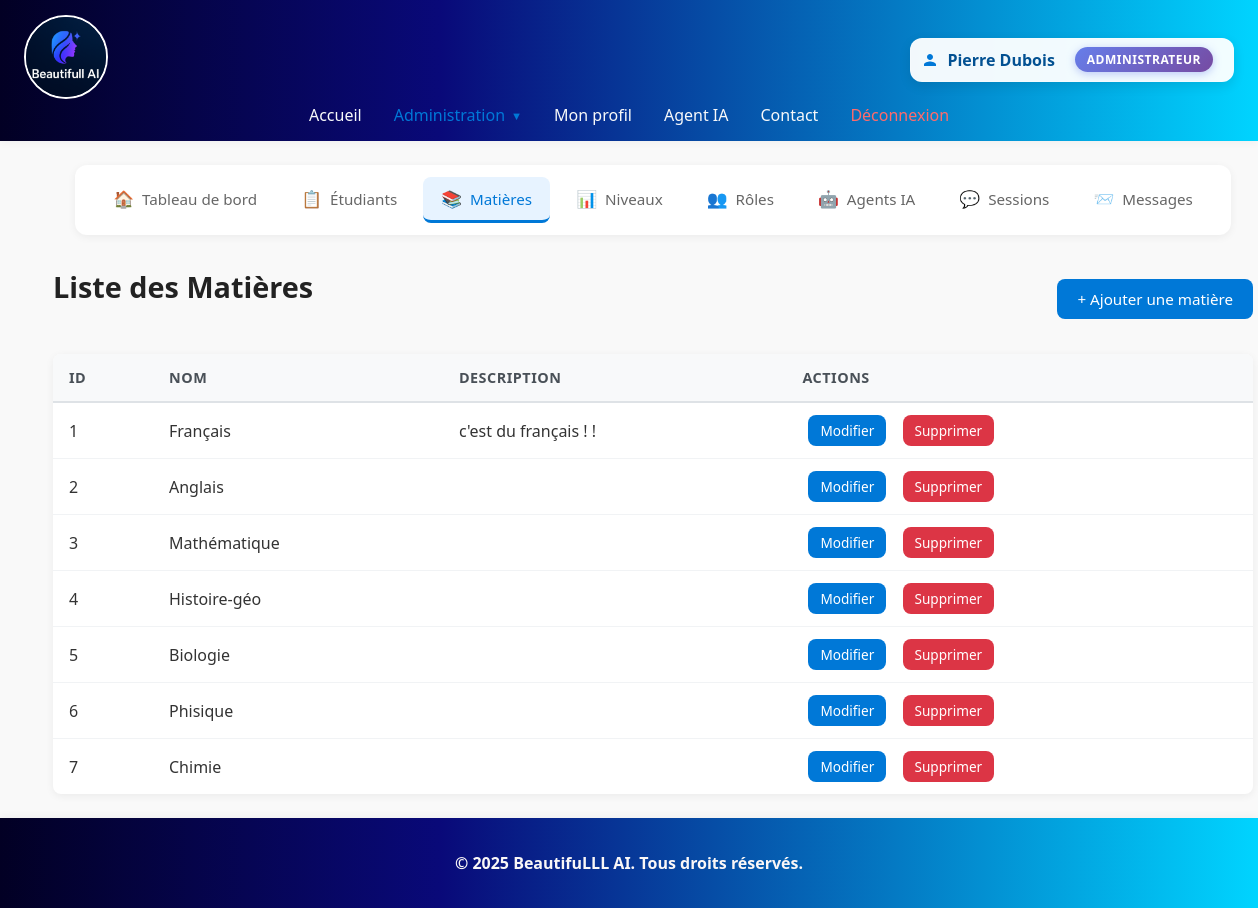
Before: /index.php?action=matiere_list (signed in) with the older database file.
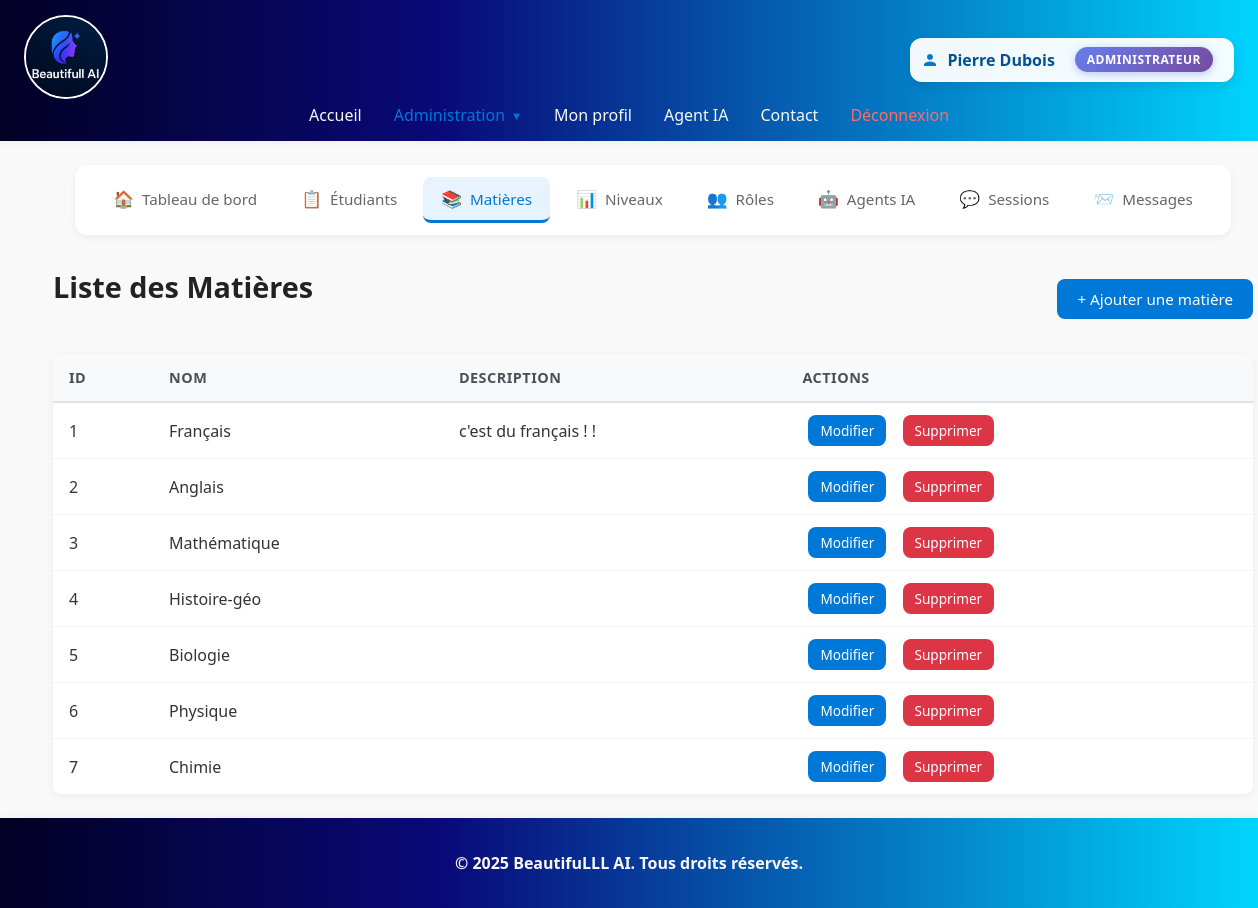
After: the same page with the newer database file.
### tables this page shows
CREATE TABLE IF NOT EXISTS `matieres` (
  `id_matieres` int NOT NULL AUTO_INCREMENT,
  `nom_matieres` varchar(50) NOT NULL,
  `description_matiere` text,
  PRIMARY KEY (`id_matieres`)
);

### php-crud/model/matieres.php (called while the page is built, shortened)
<?php
require_once __DIR__ . '/../config/Database.php';
class Matiere{
    private $conn;
    public function __construct(){
        $database = new Database();
        $this->conn = $database->connect();
    }
    public function read() {
        $sql = "SELECT * FROM matieres;";
        $stmt = $this->conn->prepare($sql);
        $stmt->execute();
        return $stmt->fetchAll(\PDO::FETCH_ASSOC);
    }
}
?>

### php-crud/config/Database.php (called while the page is built, shortened)
<?php
class Database
{
    private $host = '127.0.0.1';
    private $dbName = 'ia_educative';
    private $username = 'root';
    private $password = '';
    public function connect()
    {
        try {
            $this->connection = new PDO(
                "mysql:host={$this->host};dbname={$this->dbName}",
                $this->username,
                $this->password
            );
            $this->connection->setAttribute(PDO::ATTR_ERRMODE, PDO::ERRMODE_EXCEPTION);
            return $this->connection;
        } catch (PDOException $e) {
            die("Database connection failed: " . $e->getMessage());
        }
    }
}

### php-crud/controllers/MatiereController.php (called while the page is built, shortened)
<?php
require_once __DIR__ . '/../model/matieres.php';
class MatiereController
{
    public function getMatiere()
    {
        $Matiere = new Matiere();
        return $Matiere->read();
    }
}

### php-crud/views/matieres/list.php (the view, shortened to what this page needs)
<?php
require_once __DIR__ . '/../../controllers/MatiereController.php';
$matiereController = new \Controllers\MatiereController();
$matieres = $matiereController->getMatiere();
?>
<?php include __DIR__ . '/../../includes/crud_nav.php'; ?>
<div class="crud-container">
    <div class="crud-header">
        <h1 class="page-title">Liste des Matières</h1>
        <a href="index.php?action=creer_matiere" class="btn btn-primary">+ Ajouter une matière</a>
    </div>
    <table class="crud-table">
        <thead>
            <tr>
                <th>ID</th>
                <th>Nom</th>
                <th>Description</th>
                <th>Actions</th>
            </tr>
        </thead>
        <tbody>
            <?php foreach ($matieres as $matiere): ?>
                <tr>
                    <td><?= htmlspecialchars($matiere['id_matieres']) ?></td>
                    <td><?= htmlspecialchars($matiere['nom_matieres']) ?></td>
                    <td>
                        <?php
                        $description = $matiere['description_matiere'] ?? '';
                        echo htmlspecialchars(strlen($description) > 100 ? substr($description, 0, 100) . '...' : $description);
                        ?>
                    </td>
                    <td>
                        <a href="index.php?action=modifier_matiere&id=<?= htmlspecialchars($matiere['id_matieres']) ?>" class="btn btn-primary btn-sm">Modifier</a>
                        <a href="index.php?action=supprimer_matiere&id=<?= htmlspecialchars($matiere['id_matieres']) ?>" class="btn btn-danger btn-sm">Supprimer</a>
                    </td>
                </tr>
            <?php endforeach; ?>
        </tbody>
    </table>
</div>

### index.php (shortened to what this page needs)
<?php
$user = $_SESSION['user'] ?? null;
$isAdmin = $user && isset($user['role']) && $user['role'] === 'Administrateur';
?>
<!DOCTYPE html>
<html lang="fr">
<head>
    <title>Beautiful AI</title> <link rel="stylesheet" href="style.css">
</head>
<body>
    <main>
        <header>
            <div class="header-container">
                <div class="header-left">
                    <a href="index.php"><img src="php-crud/public/assets/logo.png" alt="BeautifuLLL AI Logo" class="header-logo"></a>
                </div>
                <div class="header-right">
                    <?php if ($user): ?>
                        <div class="user-info-card">
                            <div class="user-info-content">
                                <div class="user-name">
                                    <svg style="width: 18px; height: 18px; fill: #0078d7;" viewBox="0 0 24 24">
                                        <path d="M12 12c2.21 0 4-1.79 4-4s-1.79-4-4-4-4 1.79-4 4 1.79 4 4 4zm0 2c-2.67 0-8 1.34-8 4v2h16v-2c0-2.66-5.33-4-8-4z"/>
                                    </svg>
                                    <span><?= htmlspecialchars($user['prenom'] . " " . $user['nom']) ?></span>
                                </div>
                                <div class="user-role">
                                    <span class="role-badge <?= $isAdmin ? 'role-admin' : 'role-user' ?>">
                                        <?= htmlspecialchars($user['role'] ?? 'Non défini') ?>
                                    </span>
                                </div>
                            </div>
                        </div>
                    <?php endif; ?>
                </div>
            </div>
            <nav class="main-nav" id="mainNav">
                <a href="index.php">Accueil</a>
                <?php if ($isAdmin): ?>
                    <div class="dropdown">
                        <span class="dropdown-toggle">Administration</span>
                    </div>
                <?php endif; ?>
                <?php if ($user): ?>
                    <a href="index.php?action=dashboard">Mon profil</a>
                    <a href="index.php?action=agent-ia">Agent IA</a>
                    <a href="?action=contact">Contact</a>
                    <a href="?action=deconnexion" class="logout-link">Déconnexion</a>
                <?php else: ?>
                    <a href="?action=contact">Contact</a>
                    <a href="?action=connect">Connexion</a>
                <?php endif; ?>
            </nav>
        </header>
        <div class="main-content">
            <?php
            if (isset($_GET['action']) && $_GET['action'] === 'creer_etudiant') {
                include 'php-crud/views/etudiants/form.php';
            } elseif (isset($_GET['action']) && $_GET['action'] === 'modifier_etudiant'){
                include 'php-crud/views/etudiants/form.php';
            } elseif (isset($_GET['action']) && $_GET['action'] === 'connect'){
                include 'php-crud/views/auth/login.php';
            } elseif (isset($_GET['action']) && $_GET['action'] === 'dashboard'){
                include 'php-crud/views/etudiants/dashboard.php';
            } elseif (isset($_GET['action']) && $_GET['action'] === 'etudiant_list'){
                include 'php-crud/views/etudiants/list.php';
            } elseif (isset($_GET['action']) && $_GET['action'] === 'supprimer_etudiant'){
                include 'php-crud/views/etudiants/delete.php';
            } elseif (isset($_GET['action']) && $_GET['action'] === 'matiere_list'){
                include 'php-crud/views/matieres/list.php';
            } elseif (isset($_GET['action']) && $_GET['action'] === 'creer_matiere'){
                include 'php-crud/views/matieres/form.php';
            } elseif (isset($_GET['action']) && $_GET['action'] === 'modifier_matiere'){
                include 'php-crud/views/matieres/form.php';
            } elseif (isset($_GET['action']) && $_GET['action'] === 'supprimer_matiere'){
                include 'php-crud/views/matieres/delete.php';
            } elseif (isset($_GET['action']) && $_GET['action'] === 'niveau_list'){
                include 'php-crud/views/niveaux/list.php';
            } elseif (isset($_GET['action']) && $_GET['action'] === 'creer_niveau'){
                include 'php-crud/views/niveaux/form.php';
            } elseif (isset($_GET['action']) && $_GET['action'] === 'modifier_niveau'){
                include 'php-crud/views/niveaux/form.php';
            } elseif (isset($_GET['action']) && $_GET['action'] === 'supprimer_niveau'){
                include 'php-crud/views/niveaux/delete.php';
            } elseif (isset($_GET['action']) && $_GET['action'] === 'role_list'){
                include 'php-crud/views/roles/list.php';
            } elseif (isset($_GET['action']) && $_GET['action'] === 'creer_role'){
                include 'php-crud/views/roles/form.php';
            } elseif (isset($_GET['action']) && $_GET['action'] === 'modifier_role'){
                include 'php-crud/views/roles/form.php';
            } elseif (isset($_GET['action']) && $_GET['action'] === 'agent-ia'){
                if (!isset($_SESSION['agent_ia_matiere'])) {
                    include 'php-crud/views/ai_assistant/agent_matiere_form.php';
                } else {
                    include 'php-crud/views/ai_assistant/chat_card.php';
                }
            } elseif (isset($_GET['action']) && $_GET['action'] === 'supprimer_role'){
                include 'php-crud/views/roles/delete.php';
            } elseif (isset($_GET['action']) && $_GET['action'] === 'agent_list'){
                include 'php-crud/views/agents/list.php';
            } elseif (isset($_GET['action']) && $_GET['action'] === 'creer_agent'){
                include 'php-crud/views/agents/form.php';
            } elseif (isset($_GET['action']) && $_GET['action'] === 'modifier_agent'){
                include 'php-crud/views/agents/form.php';
            } elseif (isset($_GET['action']) && $_GET['action'] === 'supprimer_agent'){
                include 'php-crud/views/agents/delete.php';
            } elseif (isset($_GET['action']) && $_GET['action'] === 'session_list'){
                include 'php-crud/views/sessions/SessionConversation_list.php';
            } elseif (isset($_GET['action']) && $_GET['action'] === 'creer_session'){
                include 'php-crud/views/sessions/SessionConversation_form.php';
            } elseif (isset($_GET['action']) && $_GET['action'] === 'modifier_session'){
                include 'php-crud/views/sessions/SessionConversation_form.php';
            } elseif (isset($_GET['action']) && $_GET['action'] === 'supprimer_session'){
                include 'php-crud/views/sessions/SessionConversation_delete.php';
            } elseif (isset($_GET['action']) && $_GET['action'] === 'message_list'){
                include 'php-crud/views/messages/list.php';
            } elseif (isset($_GET['action']) && $_GET['action'] === 'creer_message'){
                include 'php-crud/views/messages/form.php';
            } elseif (isset($_GET['action']) && $_GET['action'] === 'modifier_message'){
                include 'php-crud/views/messages/form.php';
            } elseif (isset($_GET['action']) && $_GET['action'] === 'supprimer_message'){
                include 'php-crud/views/messages/delete.php';
            } elseif (isset($_GET['action']) && $_GET['action'] === 'acces_refuse'){
                include 'php-crud/views/shared/acces_refuse.php';
            }
             else {
                include 'php-crud/views/accueil/view.php';
            }
            ?>
        </div>
        <footer>
            <p>&copy; 2025 BeautifuLLL AI. Tous droits réservés.</p>
        </footer>
    </main>
</body>
</html>

### php-crud/includes/crud_nav.php
<?php
$current_action = $_GET['action'] ?? '';
?>
<nav class="crud-nav">
    <a href="index.php" class="crud-nav-item <?= !isset($_GET['action']) || $_GET['action'] === '' ? 'active' : '' ?>">
        <span class="nav-icon">🏠</span>
        Tableau de bord
    </a>
    <a href="index.php?action=etudiant_list" class="crud-nav-item <?= $current_action === 'etudiant_list' || $current_action === 'creer_etudiant' || $current_action === 'modifier_etudiant' ? 'active' : '' ?>">
        <span class="nav-icon">📋</span>
        Étudiants
    </a>
    <a href="index.php?action=matiere_list" class="crud-nav-item <?= $current_action === 'matiere_list' || $current_action === 'creer_matiere' || $current_action === 'modifier_matiere' ? 'active' : '' ?>">
        <span class="nav-icon">📚</span>
        Matières
    </a>
    <a href="index.php?action=niveau_list" class="crud-nav-item <?= $current_action === 'niveau_list' || $current_action === 'creer_niveau' || $current_action === 'modifier_niveau' ? 'active' : '' ?>">
        <span class="nav-icon">📊</span>
        Niveaux
    </a>
    <a href="index.php?action=role_list" class="crud-nav-item <?= $current_action === 'role_list' || $current_action === 'creer_role' || $current_action === 'modifier_role' ? 'active' : '' ?>">
        <span class="nav-icon">👥</span>
        Rôles
    </a>
    <a href="index.php?action=agent_list" class="crud-nav-item <?= $current_action === 'agent_list' || $current_action === 'creer_agent' || $current_action === 'modifier_agent' ? 'active' : '' ?>">
        <span class="nav-icon">🤖</span>
        Agents IA
    </a>
    <a href="index.php?action=session_list" class="crud-nav-item <?= $current_action === 'session_list' || $current_action === 'creer_session' || $current_action === 'modifier_session' ? 'active' : '' ?>">
        <span class="nav-icon">💬</span>
        Sessions
    </a>
    <a href="index.php?action=message_list" class="crud-nav-item <?= $current_action === 'message_list' || $current_action === 'creer_message' || $current_action === 'modifier_message' ? 'active' : '' ?>">
        <span class="nav-icon">📨</span>
        Messages
    </a>
</nav>

Changed rows visible on the page:
changed matieres id 6: nom_matieres "Phisique" → "Physique"
